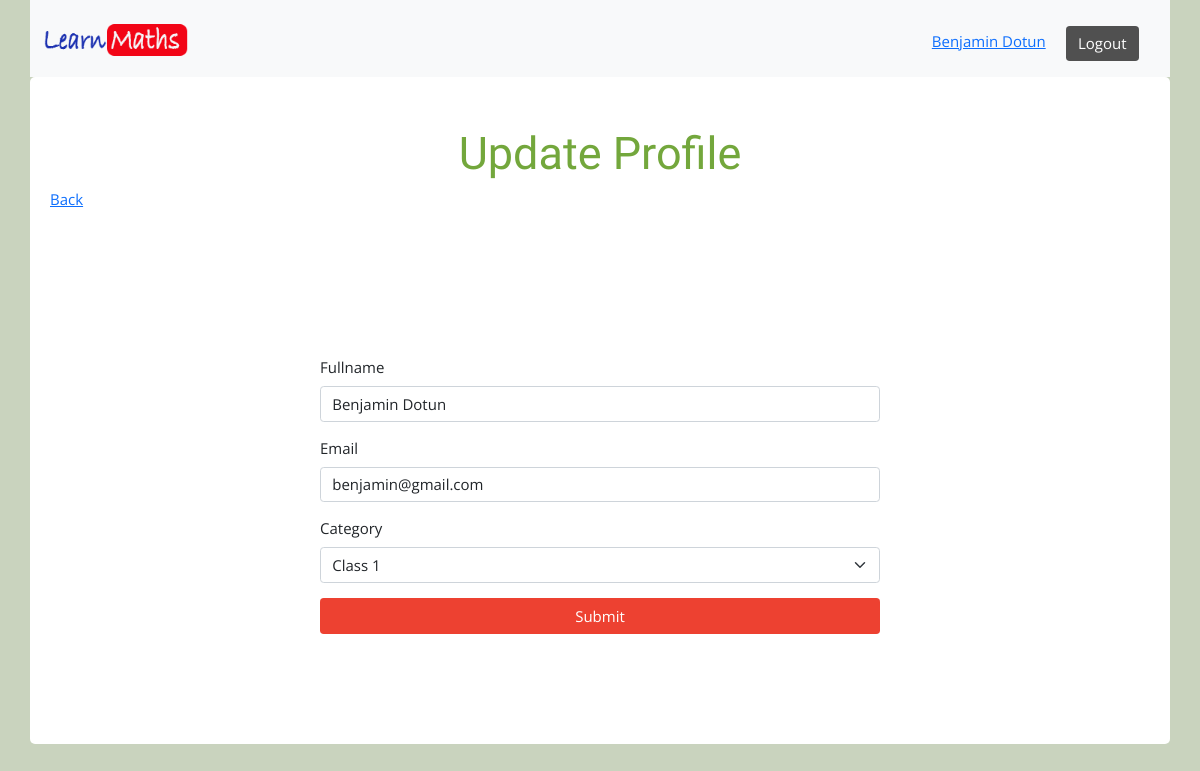
The app's page /student/profile_details_update.php (signed in) with its own data.
### tables this page shows
CREATE TABLE `pupils` (
  `id` int NOT NULL AUTO_INCREMENT,
  `fullname` varchar(40) DEFAULT NULL,
  `category` varchar(15) DEFAULT NULL,
  `email` varchar(30) DEFAULT NULL,
  `picture` varchar(100) DEFAULT NULL,
  `password` varchar(50) DEFAULT NULL,
  `token` varchar(80) DEFAULT NULL,
  PRIMARY KEY (`id`)
);

### student/profile_details_update.php (the view, shortened to what this page needs)
<?php
    require_once '../includes/header.php';
    require_once '../includes/student_navbar.php';
    include("../includes/connect.inc.php");
    $pid = $_SESSION["lm_id"];
    $sql = "SELECT * FROM pupils WHERE id = '$pid'";
    $result = $conn->query($sql);
    $row = $result->fetch_assoc();
?>
 <div class="container c-ban2" style="margin-top:0px; background:white;">
        <div style="text-align:center; padding:30px 0;">
            <h3 class="head-title2" style="color:#73a73c;">Update Profile</h3>
            <div class="row">
                <div class="col-md-6" style="text-align:left;">
                    <p><a href="home.php">Back</a></p>
                </div>
                <div class="col-md-6" style="text-align:right;">
                </div>
            </div>
            <div style="padding:40px 0;">
                <div style="width:600px; margin:auto; border-radius:8px; padding:20px; margin-top:70px;">
                    <form>
                        <div class="mb-3" style="text-align:left;">
                            <label class="form-label">Fullname</label>
                            <input type="text" name="fullname" id="fullname" class="form-control" value="<?php echo $row["fullname"];?>">
                        </div>
                        <div class="mb-3" style="text-align:left;">
                            <label class="form-label">Email</label>
                            <input type="text" name="email" class="form-control" id="email" value="<?php echo $row["email"];?>">
                        </div>
                        <div class="mb-3" style="text-align:left;">
                            <label class="form-label">Category</label>
                            <select class="form-select" id="category" name="category" aria-label="Default select example">
                                <option selected><?php echo $row["category"];?></option>
                            </select>
                        </div>
                        <a href="javascript://" onclick="subRegister()"><button type="button" id="regBtn" name="regBtn" class="btn btn-block" style="width:100%; background:#ed4131; color:white;" >Submit</button></a>
                    </form>
                </div>
            </div>
        </div>
    </div>

### css/style.css (style rules this page uses)
html { font-size: 15px; box-sizing: border-box; min-height: 100%; font-family: "Open Sans", sans-serif; }
body { margin: 0; padding: 0; background: #c9d3be; font-family: "Open Sans", sans-serif; }
.c-ban2 { background: #408cbf; padding: 20px; border-radius: 5px; }
.head-title2 { font-family: "Chewy", cursive; font-size: 45px; }

### records on screen
pupils: fullname "Benjamin Dotun", email "benjamin@gmail.com", category "Class 1"

### other values on screen
$_SESSION["lm_fullname"] "Benjamin Dotun"
